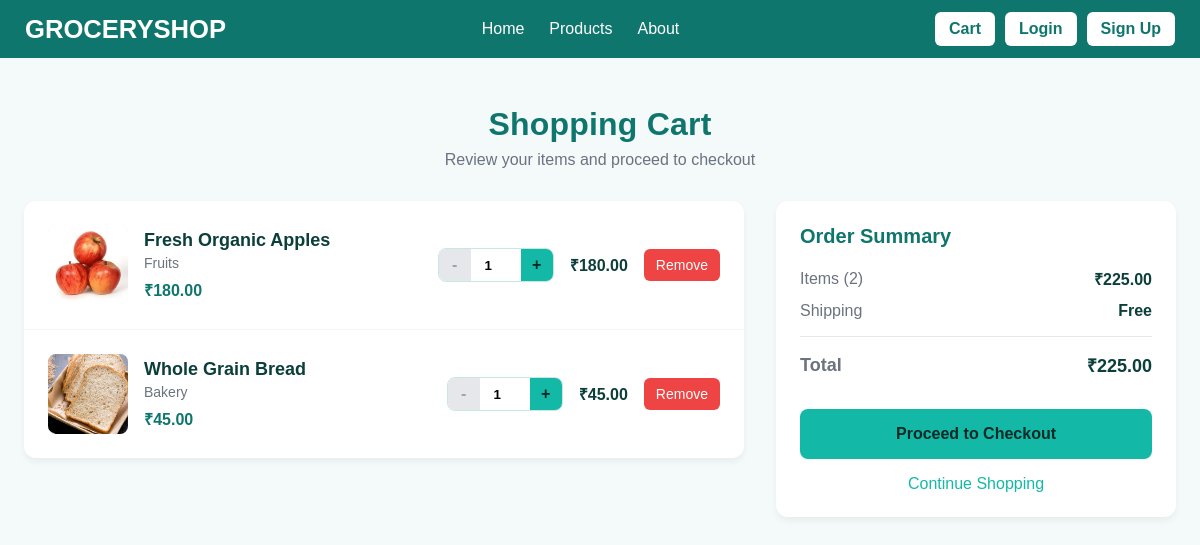
The app's page /cart/ (signed in) with its own data.
### GroceryShopApp/models.py (models this page shows, shortened)
class CartItem(models.Model):
    cart = models.ForeignKey(Cart, on_delete=models.CASCADE)
    product = models.ForeignKey(Product, on_delete=models.CASCADE)
    quantity = models.PositiveIntegerField(default=1)
    added_at = models.DateTimeField(auto_now_add=True)
    @property
    def total_price(self):
        return self.product.price * self.quantity

class Product(models.Model):
    name = models.CharField(max_length=200)
    description = models.TextField(blank=True)
    price = models.DecimalField(max_digits=10, decimal_places=2)
    image = models.ImageField(upload_to='products/', blank=True, null=True)
    stock_quantity = models.PositiveIntegerField(default=0)
    category = models.CharField(max_length=100, blank=True)
    created_at = models.DateTimeField(auto_now_add=True)
    updated_at = models.DateTimeField(auto_now=True)

### GroceryShopApp/views.py (the view)
# urls.py: path("cart/", views.cart, name="cart"),
@login_required
def cart(request):
    cart, created = Cart.objects.get_or_create(user=request.user)
    cart_items = CartItem.objects.filter(cart=cart)
    total_items = sum(item.quantity for item in cart_items)
    total_price = sum(item.total_price for item in cart_items)
    return render(request, "Cart.html", {
        "cart_items": cart_items,
        "cart": cart,
        "total_items": total_items,
        "total_price": total_price
    })

### templates/Cart.html (shortened to what this page needs)
<!DOCTYPE html>
<html lang="en">
<head>
</head>
<body>
    {% include 'Navbar.html' %}
    {% load static %}
    <div class="container">
        <div class="cart-header">
            <h1>Shopping Cart</h1>
            <p>Review your items and proceed to checkout</p>
        </div>
        {% if cart_items %}
        <div class="cart-content">
            <div class="cart-items">
                {% for item in cart_items %}
                <div class="cart-item" data-item-id="{{ item.id }}">
                    <div class="item-image">
                        {% if item.product.image %}
                            <img src="{{ item.product.image.url }}" alt="{{ item.product.name }}">
                        {% else %}
                            <div class="placeholder">📦</div>
                        {% endif %}
                    </div>
                    <div class="item-details">
                        <h3 class="item-name">{{ item.product.name }}</h3>
                        {% if item.product.category %}
                            <p class="item-category">{{ item.product.category }}</p>
                        {% endif %}
                        <p class="item-price">₹{{ item.product.price|floatformat:2 }}</p>
                    </div>
                    <div class="item-controls">
                        <div class="quantity-controls">
                            <button class="quantity-btn" onclick="updateQuantity({{ item.id }}, {{ item.quantity|add:'-1' }})" {% if item.quantity <= 1 %}disabled{% endif %}>-</button>
                            <input type="number" class="quantity-input" value="{{ item.quantity }}" min="1" onchange="updateQuantity({{ item.id }}, this.value)">
                            <button class="quantity-btn" onclick="updateQuantity({{ item.id }}, {{ item.quantity|add:'1' }})">+</button>
                        </div>
                        <div class="item-total">
                            <strong>₹{{ item.total_price|floatformat:2 }}</strong>
                        </div>
                        <button class="remove-btn" onclick="removeItem({{ item.id }})">Remove</button>
                    </div>
                </div>
                {% endfor %}
            </div>
            <div class="cart-summary">
                <h3 class="summary-header">Order Summary</h3>
                <div class="summary-row">
                    <span class="summary-label">Items ({{ total_items }})</span>
                    <span class="summary-value">₹{{ total_price|floatformat:2 }}</span>
                </div>
                <div class="summary-row">
                    <span class="summary-label">Shipping</span>
                    <span class="summary-value">Free</span>
                </div>
                <div class="summary-row total">
                    <span class="summary-label">Total</span>
                    <span class="summary-value">₹{{ total_price|floatformat:2 }}</span>
            </div>
                <button class="checkout-btn" onclick="proceedToCheckout()">
                    Proceed to Checkout
                </button>
                <a href="{% url 'home' %}" class="continue-shopping">
                    Continue Shopping
                </a>
            </div>
        </div>
        {% endif %}
    </div>
</body>
</html>

### templates/Cart.html (style rules this page uses)
:root { --bg: #f3faf9; --text: #0b3f3a; --brand: #0f766e; --primary: #14b8a6; --primary-strong: #0ea5a3; --on-primary: #062a27; --field: #ffffff; --field-border: #c7e7e2; --success: #10b981; --error: #ef4444; --warning: #f59e0b; }
body { margin: 0; font-family: system-ui, -apple-system, Segoe UI, Roboto, Helvetica, Arial, "Apple Color Emoji", "Segoe UI Emoji"; background: var(--bg); color: var(--text); }
.container { max-width: 1200px; margin: 48px auto; padding: 0 24px; }
.cart-header { text-align: center; margin-bottom: 32px; }
.cart-header h1 { font-size: 32px; color: var(--brand); margin: 0 0 8px 0; letter-spacing: 0.2px; }
.cart-header p { color: #6b7280; font-size: 16px; margin: 0; }
.cart-content { display: grid; grid-template-columns: 1fr 400px; gap: 32px; align-items: start; }
.cart-items { background: #ffffff; border-radius: 12px; box-shadow: 0 4px 6px rgba(0, 0, 0, 0.05); overflow: hidden; }
.cart-item { display: flex; align-items: center; padding: 24px; border-bottom: 1px solid #f3f4f6; transition: background-color 160ms ease; }
.cart-item:last-child { border-bottom: none; }
.item-image { width: 80px; height: 80px; border-radius: 8px; background: #f3f4f6; display: flex; align-items: center; justify-content: center; margin-right: 16px; overflow: hidden; }
.item-image img { width: 100%; height: 100%; object-fit: cover; }
.item-details { flex: 1; margin-right: 16px; }
.item-name { font-size: 18px; font-weight: 600; color: var(--text); margin: 0 0 4px 0; }
.item-category { color: #6b7280; font-size: 14px; margin: 0 0 8px 0; }
.item-price { font-size: 16px; font-weight: 600; color: var(--brand); }
.item-controls { display: flex; align-items: center; gap: 16px; }
.quantity-controls { display: flex; align-items: center; border: 1px solid var(--field-border); border-radius: 8px; overflow: hidden; }
.quantity-btn { width: 32px; height: 32px; border: none; background: var(--primary); color: var(--on-primary); cursor: pointer; display: flex; align-items: center; justify-content: center; font-size: 16px; font-weight: 600; transition: background-color 160ms ease; }
.quantity-btn:disabled { background: #e5e7eb; color: #9ca3af; cursor: not-allowed; }
.quantity-input { width: 50px; height: 32px; border: none; text-align: center; font-weight: 600; background: #ffffff; outline: none; }
.remove-btn { background: var(--error); color: white; border: none; border-radius: 6px; padding: 8px 12px; cursor: pointer; font-size: 14px; font-weight: 500; transition: background-color 160ms ease; }
.cart-summary { background: #ffffff; border-radius: 12px; box-shadow: 0 4px 6px rgba(0, 0, 0, 0.05); padding: 24px; position: sticky; top: 24px; }
.summary-header { font-size: 20px; font-weight: 600; color: var(--brand); margin: 0 0 20px 0; }
.summary-row { display: flex; justify-content: space-between; align-items: center; margin-bottom: 12px; }
.summary-row.total { border-top: 1px solid #e5e7eb; padding-top: 16px; margin-top: 16px; font-size: 18px; font-weight: 600; color: var(--brand); }
.summary-label { color: #6b7280; }
.summary-value { font-weight: 600; color: var(--text); }
.checkout-btn { width: 100%; padding: 16px; border: none; border-radius: 8px; background: var(--primary); color: var(--on-primary); font-size: 16px; font-weight: 600; cursor: pointer; margin-top: 20px; transition: background-color 160ms ease, transform 80ms ease; }
.continue-shopping { display: inline-block; color: var(--primary); text-decoration: none; font-weight: 500; margin-top: 16px; text-align: center; width: 100%; }

### templates/Navbar.html (style rules this page uses)
* { margin: 0; padding: 0; box-sizing: border-box; font-family: "Poppins", sans-serif; }

### records on screen
CartItem: product.image (picture), product.name "Fresh Organic Apples", product.category "Fruits", product.price "180.00", quantity "1", total_price "180.00"
CartItem: product.image (picture), product.name "Whole Grain Bread", product.category "Bakery", product.price "45.00", quantity "1", total_price "45.00"

### other values on screen
{{ total_items }} "2"
{{ total_price|floatformat:2 }} "225.00"
